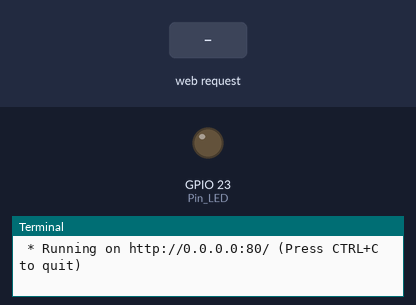
Bench run of a program on a simulated Raspberry Pi (BCM pin numbers). Parts: output pins drawn as LEDs (lit = HIGH), the last lines printed to the terminal. The inputs (shaded band) are chosen by the test bench. The clock reads 2024-03-15 10:24:30 at power-on unless the program sets it.

Above: at 1.2 s.
1.3 s: HTTP request for /on received
At 1.8 s:
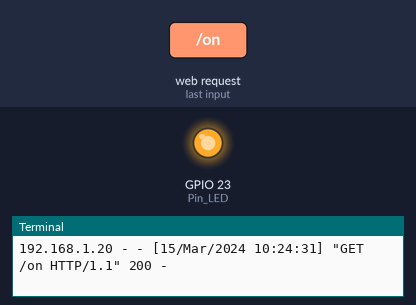
4.3 s: HTTP request for /off received
At 5.3 s:
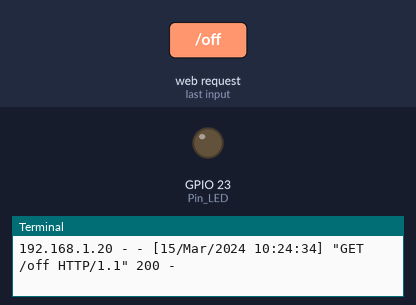
Timing chart, 0 to 7.3 s (numbered marks = the images above; inputs shaded):
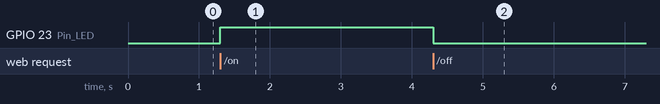

The program:

LED_ONOFF.py
```python
from flask import Flask
import RPi.GPIO as GPIO
import signal

Pin_LED = 23
GPIO.setmode(GPIO.BCM)
GPIO.setup(Pin_LED, GPIO.OUT, initial=GPIO.LOW)

def Terminate(number, param):
	GPIO.cleanup()
	print("웹 서비스를 종료합니다.")
	exit()

signal.signal(signal.SIGINT, Terminate)
app = Flask(__name__)

@app.route("/")
def Start():
	return "여기는 Main Page입니다."

@app.route("/on")
def Test1():
	GPIO.output(Pin_LED, GPIO.HIGH)
	return "LED ON!"

@app.route("/off")
def Test2():
	GPIO.output(Pin_LED, GPIO.LOW)
	return "LED OFF!"

if __name__ == "__main__":
	app.run(host="0.0.0.0", port=80)
```

Measured:
- after the input at 1.3 s, GPIO 23 (Pin_LED): LOW → HIGH at once
- after the input at 4.3 s, GPIO 23 (Pin_LED): HIGH → LOW at once
